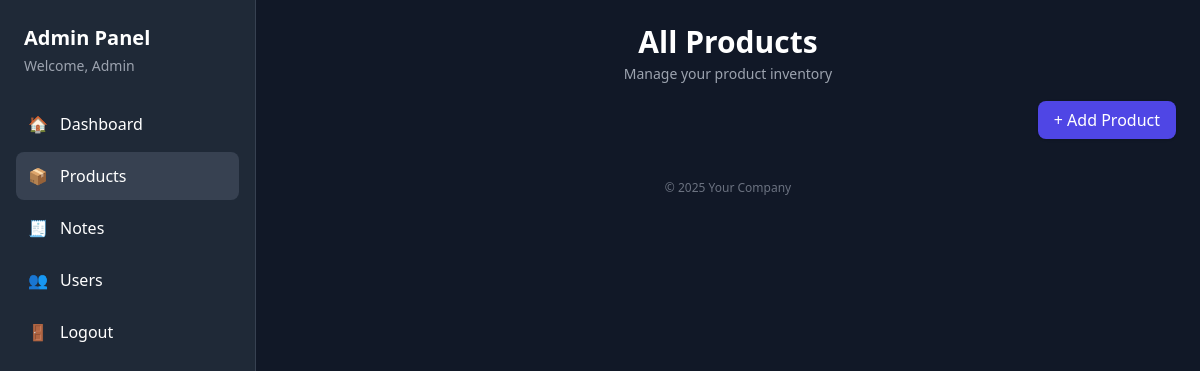
Page /adminapp/admin_product/ on the earlier database version.
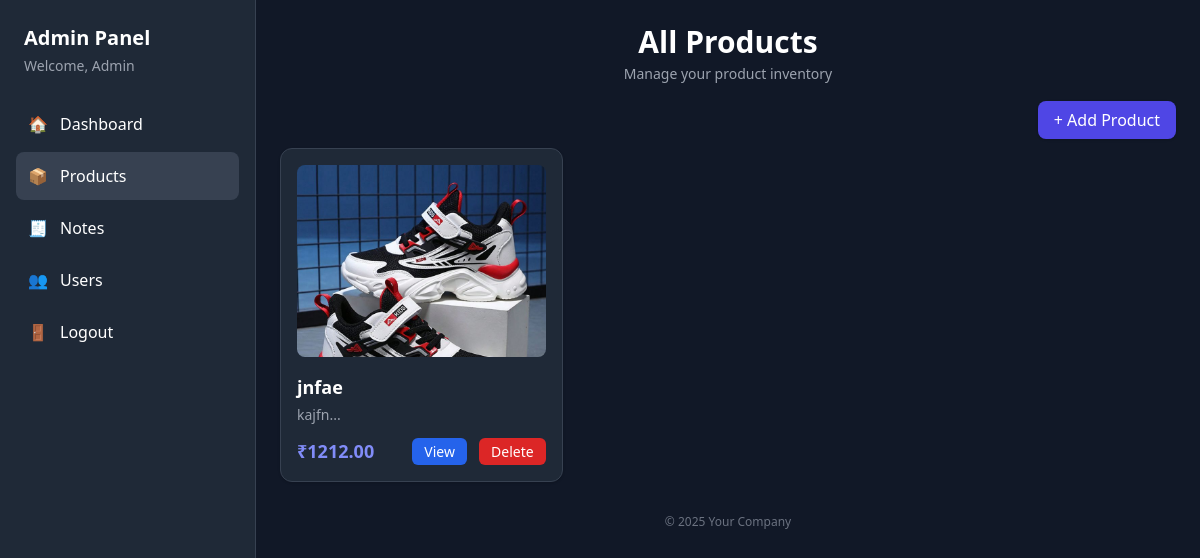
Same page on the later database version.
### myapp/models.py (models this page shows)
class Product(models.Model):
    name = models.CharField(max_length=255)
    description = models.TextField()
    price = models.DecimalField(max_digits=10, decimal_places=2)
    image = models.ImageField(upload_to='products/') # Image upload karva mate

### adminapp/views.py (the view)
# urls.py: path('admin_product/',views.admin_product,name='admin_product'),
def admin_product(request):
    products = Product.objects.all()
    return render(request, 'admin_product.html', {'products': products})

### adminapp/templates/admin_product.html (shortened to what this page needs)
<!DOCTYPE html>
<html lang="en">
  <head>
    <script src="https://cdn.tailwindcss.com"></script>
  </head>
  <body class="bg-gray-900 min-h-screen flex text-white">
    <aside class="w-64 bg-gray-800 border-r border-gray-700 hidden md:block">
      <div class="p-6">
        <h2 class="text-xl font-semibold text-white">Admin Panel</h2>
        <p class="text-sm text-gray-400 mt-1">Welcome, Admin</p>
      </div>
      <nav class="px-4 pb-6">
        <ul class="space-y-1">
          <li>
            <a
              href="/adminapp/admin_dashboard"
              class="flex items-center gap-3 p-3 rounded-lg hover:bg-gray-700"
            >
              <span class="w-5">🏠</span> <span>Dashboard</span>
            </a>
          </li>
          <li>
            <a
              href="/adminapp/admin_product"
              class="flex items-center gap-3 p-3 rounded-lg bg-gray-700 text-white outline-none focus:outline-none focus:ring-0"
            >
              <span class="w-5">📦</span> <span>Products</span>
            </a>
          </li>
          <li>
            <a
              href="/adminapp/admin_notesdata"
              class="flex items-center gap-3 p-3 rounded-lg hover:bg-gray-700"
            >
              <span class="w-5">🧾</span> <span>Notes</span>
            </a>
          </li>
          <li>
            <a
              href="/adminapp/admin_userdata"
              class="flex items-center gap-3 p-3 rounded-lg hover:bg-gray-700"
            >
              <span class="w-5">👥</span> <span>Users</span>
            </a>
          </li>
          <li>
            <a
              href="/adminapp/adminlogout"
              class="flex items-center gap-3 p-3 rounded-lg hover:bg-gray-700"
            >
              <span class="w-5">🚪</span> <span>Logout</span>
            </a>
          </li>
        </ul>
      </nav>
    </aside>
    <main class="flex-1 p-6">
      <header class="mb-6 text-center">
        <h1 class="text-3xl font-bold">All Products</h1>
        <p class="text-gray-400 text-sm mt-1">Manage your product inventory</p>
      </header>
      <div class="text-right max-w-7xl mx-auto mb-4">
        <a
          href="/adminapp/admin_add_pro"
          class="bg-indigo-600 text-white px-4 py-2 rounded-lg shadow hover:bg-indigo-700 transition"
        >
          + Add Product
        </a>
      </div>
      <section
        class="grid grid-cols-1 sm:grid-cols-2 lg:grid-cols-3 gap-6 max-w-7xl mx-auto"
      >
        {% for p in products %}
        <div
          class="bg-gray-800 rounded-xl shadow hover:shadow-xl transition p-4 border border-gray-700"
        >
          {% if p.image %}
          <img
            src="{{ p.image.url }}"
            alt="product image"
            class="w-full h-48 object-cover rounded-lg mb-4 hover:scale-105 transition"
          />
          {% else %}
          <div
            class="w-full h-48 bg-gray-700 flex items-center justify-center rounded-lg mb-4"
          >
            No Image
          </div>
          {% endif %}
          <h3 class="text-lg font-semibold">{{ p.name }}</h3>
          <p class="text-sm text-gray-400 mt-1">
            {{ p.description|slice:":60" }}...
          </p>
          <div class="mt-3 flex justify-between items-center">
            <span class="text-indigo-400 font-bold text-lg"
              >₹{{ p.price }}</span
            >
            <div>
              <a
                href="/adminapp/view_product/{{ p.id }}"
                class="bg-blue-600 text-white px-3 py-1 text-sm rounded-md hover:bg-blue-700"
                >View</a
              >
              <a
                href="{% url 'deleteproduct' p.id %}"
                class="bg-red-600 text-white px-3 py-1 text-sm rounded-md ml-2 hover:bg-red-700"
                >Delete</a
              >
            </div>
          </div>
        </div>
        {% endfor %}
      </section>
      <footer class="mt-8 text-center text-xs text-gray-500">
        &copy; <span id="year"></span> Your Company
      </footer>
    </main>
  </body>
</html>

Differences in the rows shown:
added Product: image (picture), name "jnfae", description "kajfn", price "1212.00"
